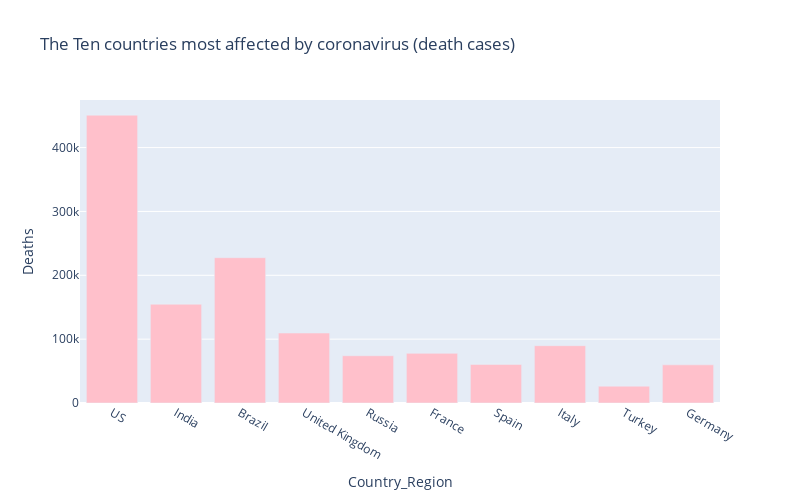

The cell this chart's notebook holds for it:
### Code cell
cases_class_df.columns
px.bar(
   cases_class_df.head(10),
   x= 'Country_Region',
   y= 'Deaths',
  title='The Ten countries most affected by coronavirus (death cases)',
  color_discrete_sequence=['pink'],
  height=500,
  width=800
)

### Figure 1 — Plotly figure (JSON) as saved in the notebook; plotly's stock layout.template omitted (floating-point values rounded to 4 significant figures)
{"data": [{"alignmentgroup": "True", "hovertemplate": "Country_Region=%{x}<br>Deaths=%{y}<extra></extra>", "legendgroup": "", "marker": {"color": "pink"}, "name": "", "offsetgroup": "", "orientation": "v", "showlegend": false, "textposition": "auto", "type": "bar", "x": ["US", "India", "Brazil", "United Kingdom", "Russia", "France", "Spain", "Italy", "Turkey", "Germany"], "xaxis": "x", "y": [450797, 154703, 227563, 109547, 74005, 77741, 60370, 89820, 26354, 59776], "yaxis": "y"}], "layout": {"barmode": "relative", "height": 500, "legend": {"tracegroupgap": 0}, "title": {"text": "The Ten countries most affected by coronavirus (death cases)"}, "width": 800, "xaxis": {"anchor": "y", "domain": [0, 1], "title": {"text": "Country_Region"}}, "yaxis": {"anchor": "x", "domain": [0, 1], "title": {"text": "Deaths"}}}}
